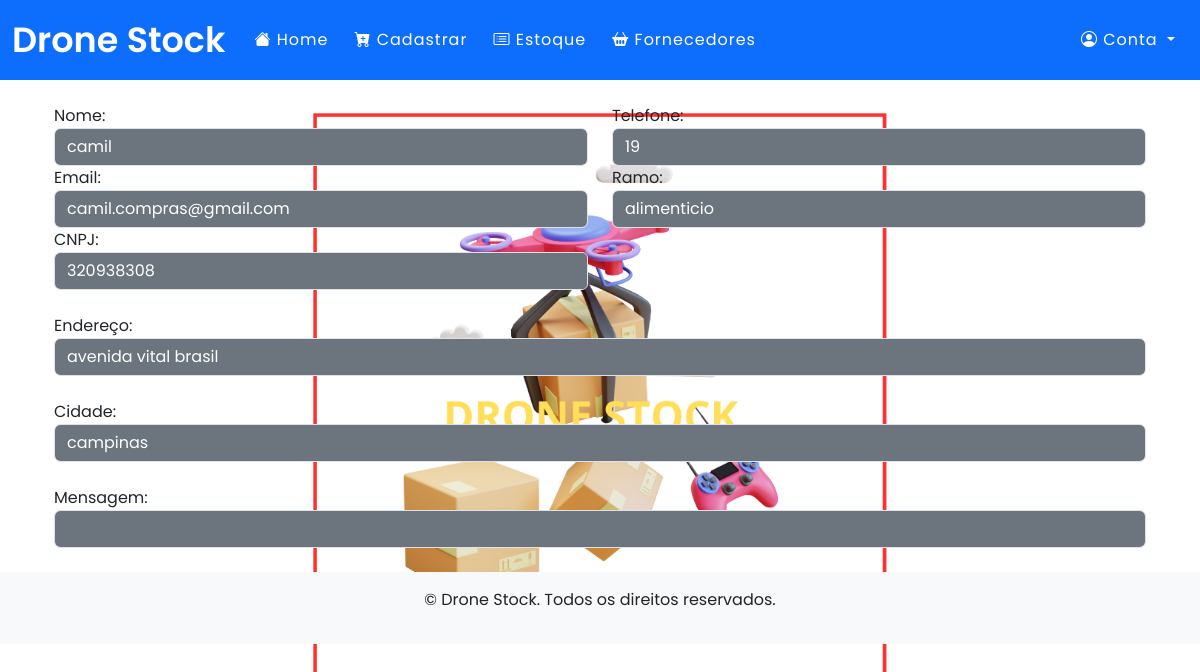
Page /fornecedora/1/editar/ (signed in) on the committed database.
### app/models.py (models this page shows)
class Fornecedora(db.Model):
    __tablename__ = "fornecedora"
    id = db.Column(db.Integer, primary_key=True, autoincrement=True)
    nome = db.Column(db.String(100), nullable=False)
    telefone = db.Column(db.Integer, nullable=False)
    email = db.Column(db.String(100), nullable=False)
    ramo = db.Column(db.String(100), nullable=True)
    cnpj = db.Column(db.Integer,nullable=False)
    endereco = db.Column(db.String(100), nullable=False)
    cidade = db.Column(db.String(100), nullable=False)
    mensagem = db.Column(db.String(500), nullable=True)

### app/routes.py (the view, shortened to what this page needs)
@app.route('/fornecedora/<int:id>/editar/', methods=["GET", "POST"])
@login_required#permitir açao apos o login
def editar_fornecedora(id):
    fornecedora = Fornecedora.query.get(id)  # Corrigido: usar a classe fornecedora com "P" maiúsculo
    if not fornecedora:
        flash('fornecedora não encontrado!', 'error')
        return redirect(url_for('fornecedora_lista'))  # Redireciona para a lista de estoque se o fornecedora não for encontrado
    return render_template('editar_fornecedora.html' ,obj=fornecedora)

### app/models.py (called while the page is built)
@login_manager.user_loader
def load_user(user_id):
    return User.query.get(user_id)

### app/templates/editar_fornecedora.html (shortened to what this page needs)
{% extends "base.html" %}
{% block content %}
<div class="container">
    <div class="row">
        <div class="col-md-6">
            Nome:
            <input type="text" value="{{ obj.nome }}" class="form-control bg-secondary text-white" readonly>
        </div>
        <div class="col-md-6">
            Telefone:
            <input type="text" value="{{ obj.telefone }}" class="form-control bg-secondary text-white" readonly>
        </div>
        <div class="col-md-6">
            Email:
            <input type="text" value="{{ obj.email }}" class="form-control bg-secondary text-white" readonly>
        </div>
        <div class="col-md-6">
            Ramo:
            <input type="text" value="{{ obj.ramo }}" class="form-control bg-secondary text-white" readonly>
        </div>
        <div class="col-md-6">
            CNPJ:
            <input type="text" value="{{ obj.cnpj }}" class="form-control bg-secondary text-white" readonly>
        </div>
        <div class="col-12 mt-4">
            Endereço:
            <input type="text" value="{{ obj.endereco }}" class="form-control bg-secondary text-white" readonly>
        </div>
        <div class="col-12 mt-4">
            Cidade:
            <input type="text" value="{{ obj.cidade }}" class="form-control bg-secondary text-white" readonly>
        </div>
        <div class="col-12 mt-4">
            Mensagem:
            <input type="text" value="{{ obj.mensagem }}" class="form-control bg-secondary text-white" readonly>
        </div>
    </div>
</div>
{% endblock %}

### app/static/css/custom.css (style rules this page uses)
* { margin: 0; padding: 0; box-sizing: border-box; font-family: 'Poppins', sans-serif; }
body { background-image: url("/static/images/dronestock.png"); background-size: cover; background-position: center; background-repeat: no-repeat; background-attachment: fixed; }

### rows in the picture
Fornecedora: nome "camil", telefone "19", email "camil.compras@gmail.com", ramo "alimenticio", cnpj "320938308", endereco "avenida vital brasil", cidade "campinas"
